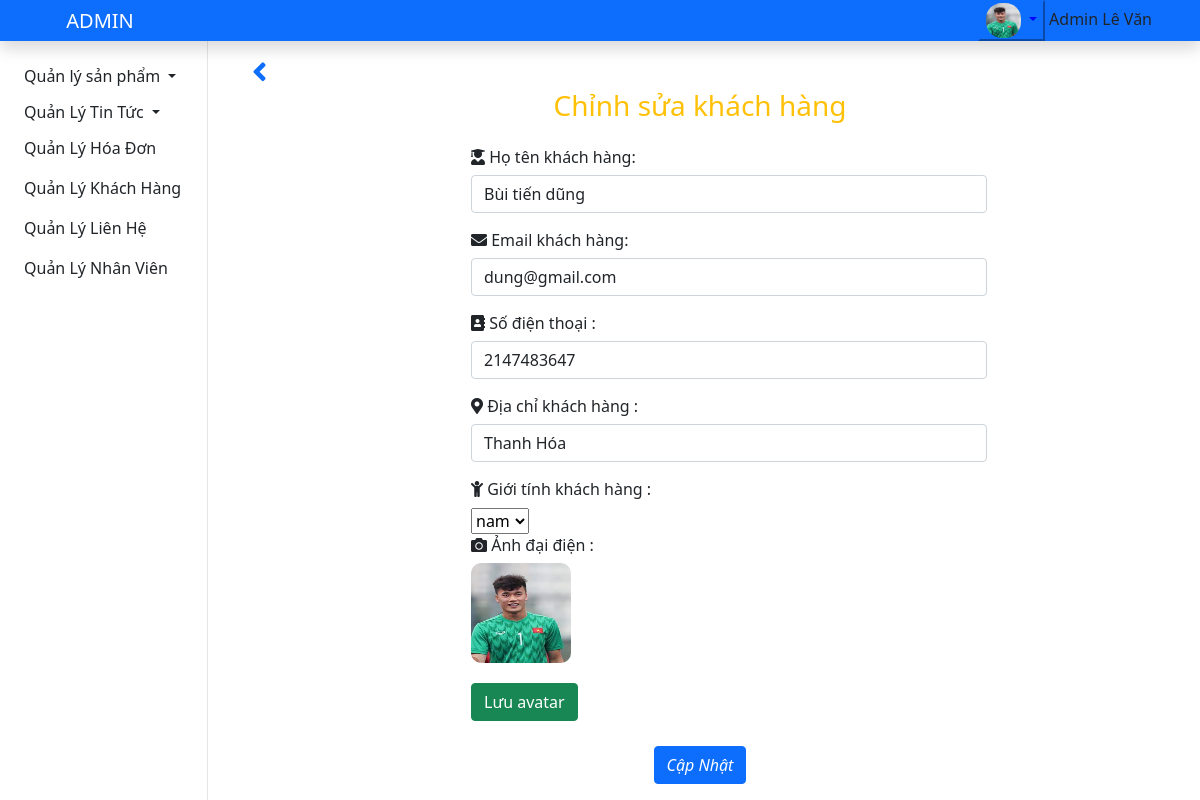
Screenshot of /admin/index.php?action=client&act=edit_client&id=20 (signed in) with the database file from the repository.
### tables this page shows
CREATE TABLE `khach_hang` (
  `id` int(11) NOT NULL COMMENT 'id khách hàng ',
  `ten_kh` varchar(50) DEFAULT NULL COMMENT 'họ tên khách hàng ',
  `email_kh` varchar(50) DEFAULT NULL COMMENT 'email của khách hàng',
  `sdt_kh` int(11) DEFAULT NULL COMMENT 'số điện thoại của khách hàng',
  `dia_chi_kh` text DEFAULT NULL COMMENT 'địa chỉ của khách hàng',
  `gioi_tinh_kh` varchar(7) DEFAULT NULL COMMENT 'giới tính của khách hàng ',
  `ten_dn` varchar(25) DEFAULT NULL COMMENT 'tên đăng nhập của khách hàng',
  `pass_dn` varchar(100) DEFAULT NULL COMMENT 'mật khẩu để đăng nhập của khách hàng ',
  `ngay_dk` date DEFAULT NULL COMMENT 'ngày đăng ký tài khoản của khách hàng ',
  `avatar` varchar(100) DEFAULT NULL COMMENT 'hình ảnh đại diện của khách hàng ',
  `ngay_sua` date DEFAULT NULL COMMENT 'ngày admin chỉnh sửa',
  `status` tinyint(1) DEFAULT NULL COMMENT 'trạng thái '
);

### admin/models/connect.php (called while the page is built, shortened)
<?php
    class connect{
        private $db;
        public function __construct(){
            $dsn='mysql:host=localhost;dbname=shopgiay';
            $user='root';
            $pass='';
            try{
                $this->db=new PDO($dsn,$user,$pass,array(PDO::MYSQL_ATTR_INIT_COMMAND=>'SET NAMES utf8'));
            }catch(PDOException $e){
                die($e->getMessage());
            }
        }
        public function getIntance($select){
            $results=$this->db->query($select);
            $result=$results->fetch();
            return $result;
        }
    }
?>

### admin/models/admin.php (called while the page is built, shortened)
<?php
class Admin
{
    function get_one_statusAcc($id)
    {
        $db=new connect();
        $select="SELECT * FROM `admin` where id=$id";
        $result=$db->getIntance($select);
        return $result;
    }
}
?>

### admin/models/client.php (called while the page is built, shortened)
<?php
class Client
{
    function Get_edit_client($id)
    {
        $db = new connect();
        $select = "SELECT * FROM khach_hang WHERE id=$id ";
        $result = $db->getIntance($select);
        return $result;
    }
}
?>

### admin/views/edit_client.php (the view, shortened to what this page needs)
<?php
if(isset($id))
{
    $staAcc= new Admin();
    $results=$staAcc->get_one_statusAcc($id);
}
if($results['statusAcc']!=0):
?>
<div class="container">
    <div class="mt-3 text-center">
        <div class="ms-3 text-start text-primary" onclick="history.back()"><i class="fas fa-angle-left" style="font-size:30px"></i></div>
        <h3 class="text-warning">
            Chỉnh sửa khách hàng
        </h3>
    </div>
    <div class="mt-4">
        <div class="m-3">
            <?php
            if (isset($_GET['id'])) {
                $cont = new Client();
                $result = $cont->Get_edit_client($_GET['id']);
                $id = $_GET['id'];
                $ten_kh = $result['ten_kh'];
                $email_kh = $result['email_kh'];
                $sdt_kh = $result['sdt_kh'];
                $dia_chi_kh = $result['dia_chi_kh'];
                $avatar = $result['avatar'];
            }
            ?>
            <form class="form" method="POST">
                <div class="row">
                    <table class="col-md-12">
                        <tr>
                            <td class="w-25"></td>
                            <td>
                                <h6><i class="fas fa-user-graduate"></i> Họ tên khách hàng:</h6><input type="text" class="form-control w-75 mb-3" id="ten_kh" name="ten_kh" value="<?php if (isset($ten_kh)) { echo $ten_kh; } else { echo ""; }  ?>">
                            </td>
                        </tr>
                        <tr>
                            <td class="w-25"></td>
                            <td>
                                <h6><i class="fas fa-envelope"></i> Email khách hàng:</h6><input type="email" class="form-control w-75 mb-3" id="email_kh" name="email_kh" value="<?php if(isset($email_kh)){echo $email_kh;}else{echo "";} ?>">
                            </td>
                        </tr>
                        <tr>
                            <td class="w-25"></td>
                            <td>
                                <h6><i class="fas fa-address-book"></i> Số điện thoại :</h6><input type="number" class="form-control w-75 mb-3" id="sdt_kh" name="sdt_kh" value="<?php if(isset($sdt_kh)){echo $sdt_kh;}else{echo "";} ?>">
                            </td>
                        </tr>
                        <tr>
                            <td class="w-25"></td>
                            <td>
                                <h6><i class="fas fa-map-marker-alt"></i> Địa chỉ khách hàng :</h6><input type="text" class="form-control w-75 mb-3" id="dia_chi_kh" name="dia_chi_kh" value="<?php if(isset($dia_chi_kh)){echo $dia_chi_kh;}else{echo "";} ?>">
                            </td>
                        </tr>
                        <tr>
                            <td class="w-25"></td>
                            <td>
                                <h6><i class="fas fa-child"></i> Giới tính khách hàng :</h6>
                                <select name="gioi_tinh_kh" id="gioi_tinh_kh">
                                    <option value="nam" selected>nam</option>
                                </select>
                            </td>
                        </tr>
                        <tr>
                            <td class="w-25"></td>
                            <td>
                                <h6><i class="fas fa-camera"></i>  Ảnh đại điện :</h6>
                                <label for="file"><img  src="<?php if (isset($avatar)) { echo $avatar; } else {echo "assets/images/avatar_img/5581332.png";} ?>" alt="" id="image_url" class="txt_img"></label>
                                <br>
                                <div id="upload_img" class="btn btn-success">Lưu avatar</div>
                            </td>
                        </tr>
                    </table>
                </div>
                <div class="text-center mt-4">
                    <a> <i onclick="Save_Client('<?php echo $id; ?>')" class="btn btn-primary">Cập Nhật</i></a>
                </div>
            </form>
        </div>
    </div>
    <?php
    else :
        echo  "<script>alert ('Tài khoản đã bị khóa !');</script>";
        echo '<meta http-equiv="refresh" content="0;url=./index.php?action=login&act=logout"/>';
    endif;
    ?>

### admin/assets/css/style.css (style rules this page uses)
:root { --main-color: rgb(5, 61, 163); --main-bg-color: rgba(23, 104, 255, 0.629); --text-button:rgb(255, 255, 255); --bg-color: rgb(255, 255, 255); }
a { text-decoration: none; color: #222; }
.txt_img { width: 100px; height: 100px; margin-bottom: 20px; border-radius: 10px; }

### rows the page displays
khach_hang: ten_kh "Bùi tiến dũng", email_kh "dung@gmail.com", sdt_kh "2147483647", dia_chi_kh "Thanh Hóa", avatar (picture)

### other values shown
$_SESSION['hoten_nv'] "Admin Lê Văn"
